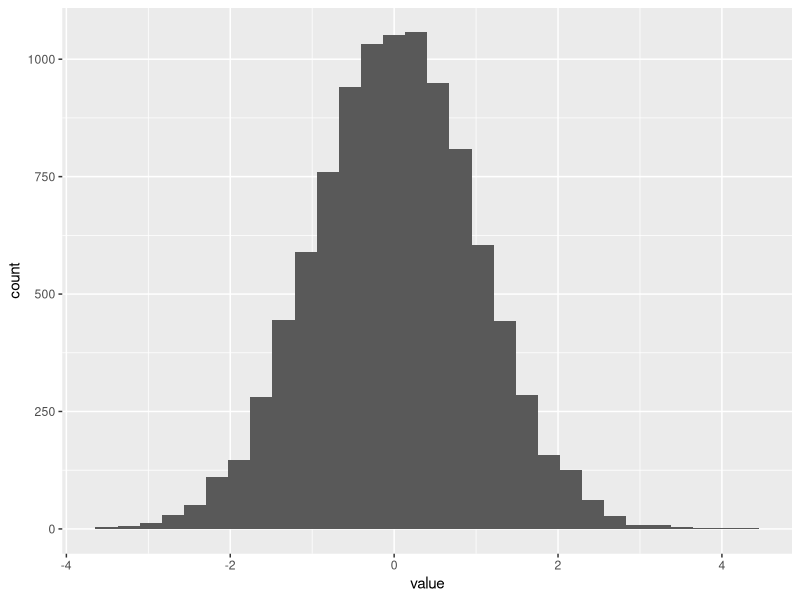
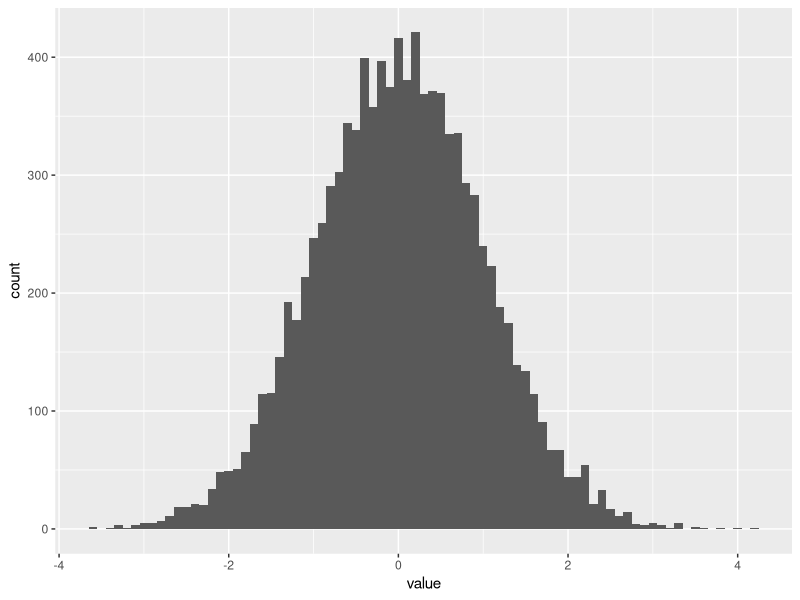
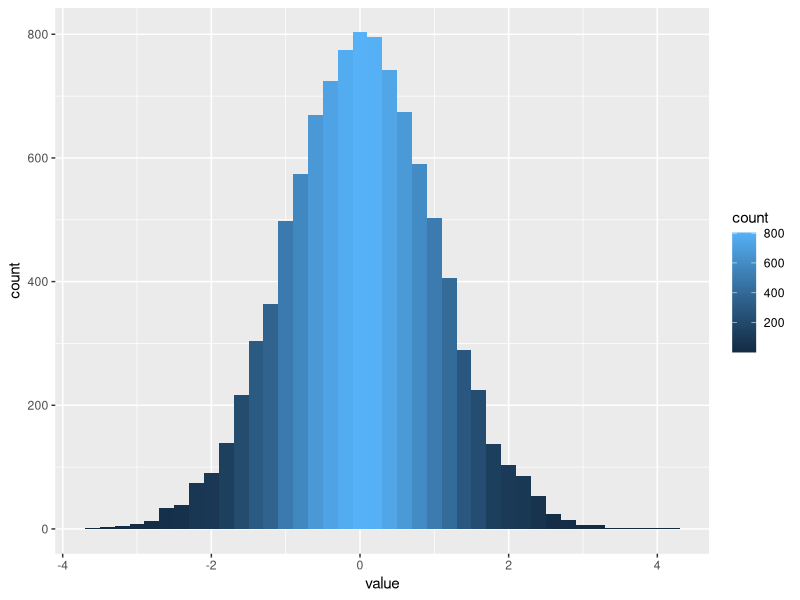
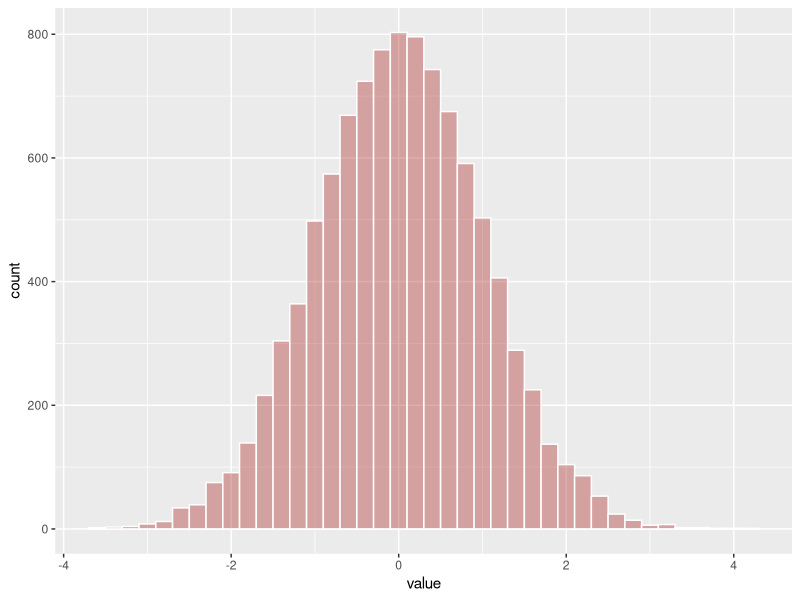

Source code (R) for these figures, in order:


library(ggplot2)

#1. Nhu Y
#-----------------HISTOGRAM----------------#
## Basic ggplot2 histogram
library(ggplot2)
data = data.frame(value=rnorm(10000))
data
head(data)
ggplot(data,aes(x=value)) +
  geom_histogram() #bins = 0.2
ggplot(data,aes(x=value)) +
  geom_histogram(binwidth = 0.1)

##change color
ggplot(data,aes(x=value)) +
  geom_histogram(binwidth = 0.2, aes(fill = ..count..))
ggplot(data,aes(x=value)) +
  geom_histogram(binwidth = 0.2,col = "white",fill = rgb(0.7,0.2,0.2,0.4)) #rgb la ham cho phep tao mau theo cuong do tu 0 den 1
?rgb



#2. Thuy Hong




#3. Hong Lam





#4. Truong Han




#5. Minh Ly



#6. Hong Phuc




#7. Cung Bac
